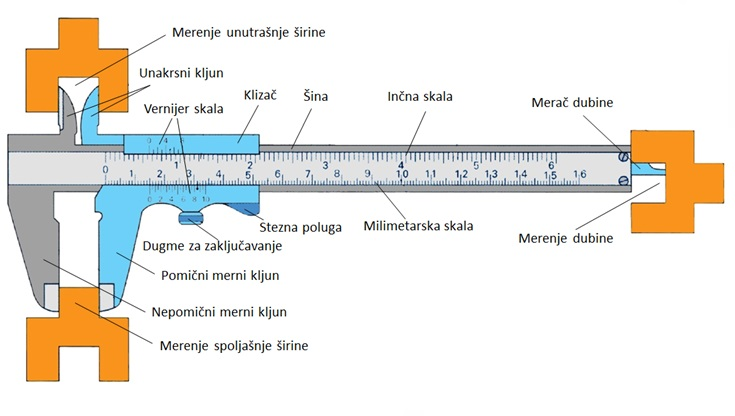
#> input picture moj rv v 3_dz2/1.jpg, 735 x 416 px
$ python main.py
#> lines starting #> are read from the running program, lines starting #| are printed output that depends on the picture; after the words box and inside, x2 and y2 are one past the last pixel; in counts of white or black regions, pixels touching at a corner belong together
#!/usr/bin/env python3
# -*- coding: utf-8 -*-
"""
Created on Wed Mar 27 09:48:17 2024

@author: zorin
# https://learnopencv.com/contour-detection-using-opencv-python-c/
"""
import cv2

# read the image
image = cv2.imread('./1.jpg')
#> image is the input picture: shape (416, 735, 3); mean B, G, R 228.9, 234.4, 236.7
image_complex = cv2.imread('./2.jpg')
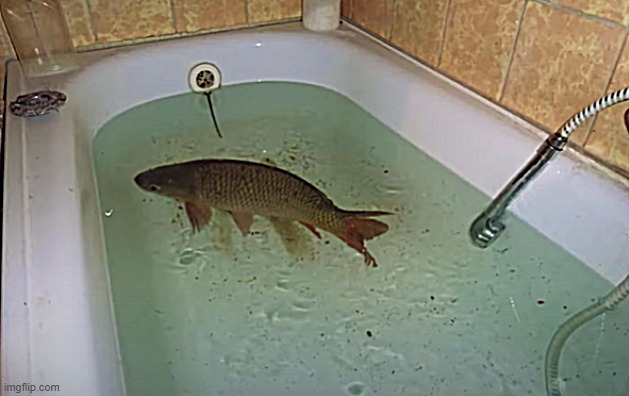
#> input picture moj rv v 3_dz2/2.jpg, 629 x 396 px
#> image_complex is the input picture: shape (396, 629, 3); mean B, G, R 119.9, 135.4, 133.4
# convert the image to grayscale format
img_gray = cv2.cvtColor(image, cv2.COLOR_BGR2GRAY)
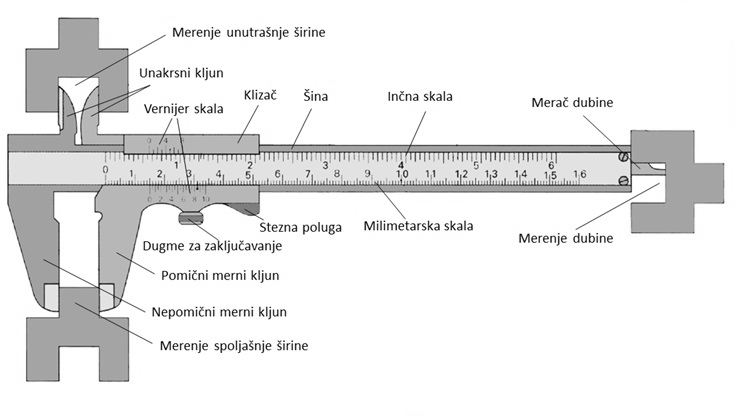
#> img_gray: shape (416, 735); min 0, max 255, mean 234.5
img_gray_complex = cv2.cvtColor(image_complex, cv2.COLOR_BGR2GRAY)
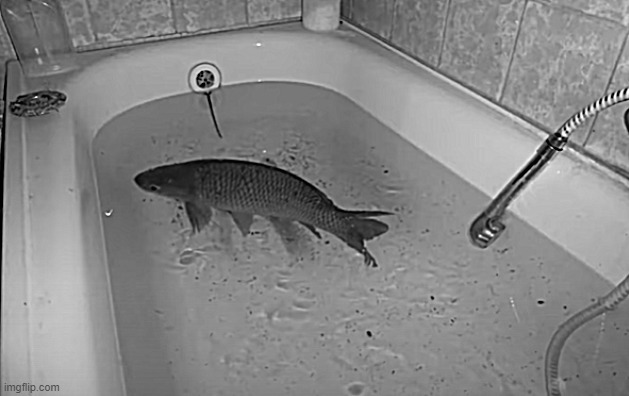
#> img_gray_complex: shape (396, 629); min 0, max 255, mean 133.1
# apply binary thresholding
ret, thresh = cv2.threshold(img_gray, 200, 255, cv2.THRESH_BINARY)
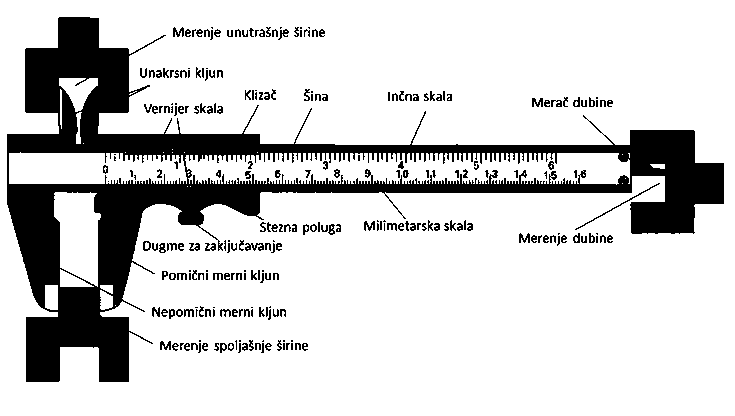
#> thresh: shape (416, 735); 82% white; 254 black regions (84 under 20 px), largest, box (x1, y1, x2, y2) and area: (7, 17, 724, 382) 48576, (575, 183, 660, 230) 134, (245, 243, 264, 251) 90
ret_complex, thresh_complex = cv2.threshold(img_gray_complex, 115, 255, cv2.THRESH_BINARY)
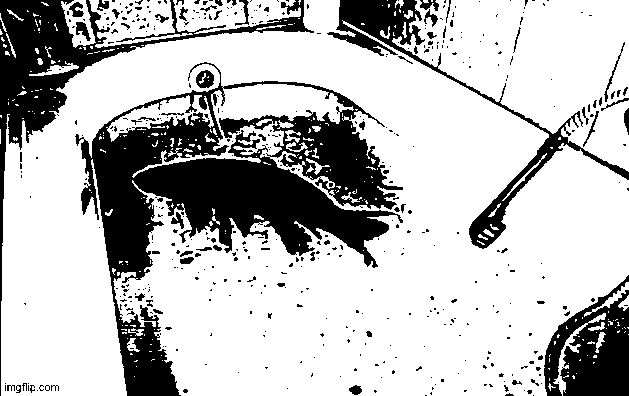
#> thresh_complex: shape (396, 629); 74.3% white; 478 black regions (416 under 20 px)
# visualize the binary image

# cv2.waitKey(0)
# cv2.destroyAllWindows()
# detect the contours on the binary image using cv2.ChAIN_APPROX_SIMPLE
contours1, hierarchy1 = cv2.findContours(thresh, cv2.RETR_TREE, cv2.CHAIN_APPROX_SIMPLE)
#> contours1 = 381 contours, 141 with area under 20; largest, box (x1, y1, x2, y2) and area: (0, 0, 735, 416) 304610, (6, 16, 725, 383) 71592, (185, 153, 630, 185) 9944, (9, 152, 187, 184) 4666, (54, 192, 101, 287) 3186
contours1_complex, hierarchy1_complex = cv2.findContours(thresh_complex, cv2.RETR_CCOMP, cv2.CHAIN_APPROX_NONE)
#> contours1_complex = 801 contours, 678 with area under 20; largest, box (x1, y1, x2, y2) and area: (1, 0, 629, 396) 157762, (392, 0, 629, 172) 23728, (218, 80, 404, 211) 8530, (89, 0, 193, 48) 2765, (173, 0, 301, 34) 2658
# print(hierarchy1)
# draw contours on the original image for `CHAIN_APPROX_SIMPLE`
image_copy1 = image.copy()
# draw contours on the original image for `CHAIN_APPROX_SIMPLE`
image_copy1_complex = image_complex.copy()
cv2.drawContours(image_copy1, contours1, -1, (0, 255, 0), 1, cv2.LINE_AA)
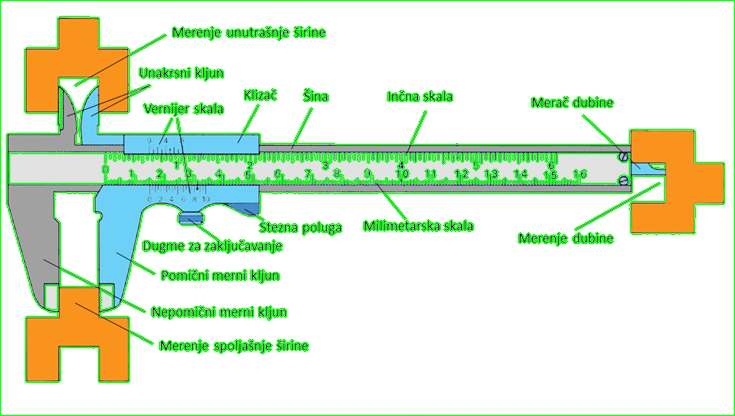
#> image_copy1: shape (416, 735, 3); 13.87% of pixels changed, all inside (x1, y1, x2, y2) = (0, 0, 735, 416)
cv2.drawContours(image_copy1_complex, contours1_complex, -1, (0, 255, 0), 1, cv2.LINE_AA)
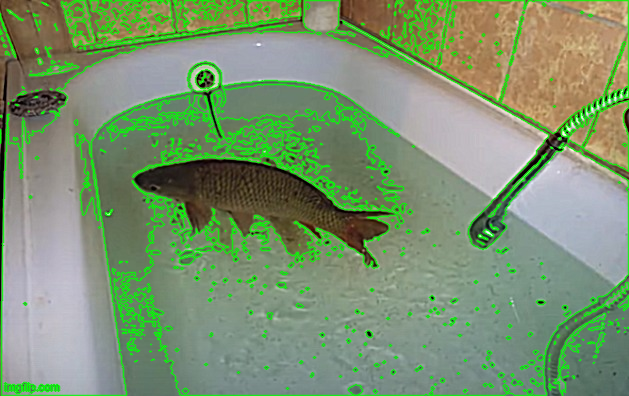
#> image_copy1_complex: shape (396, 629, 3); 18.65% of pixels changed, all inside (x1, y1, x2, y2) = (0, 0, 629, 396)
# # see the results
cv2.imshow('Simple approximation', image_copy1)
# cv2.imshow('Binary image', thresh)
cv2.imshow('No approximation', image_copy1_complex)
# cv2.imshow('Binary image', thresh_complex)
cv2.waitKey(0)
# cv2.imwrite('image_thres1.jpg', thresh)
cv2.imwrite('contours_simple_image1.jpg', image_copy1)
# cv2.imwrite('image_thres1_complex.jpg', thresh_complex)
cv2.imwrite('contours_image1_complex.jpg', image_copy1_complex)
cv2.destroyAllWindows()
